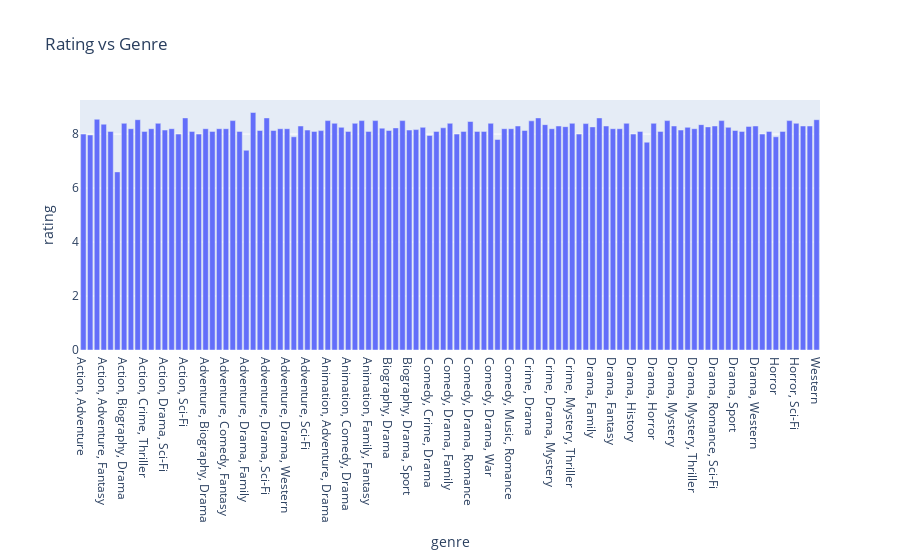

Notebook cell for this chart:
### Code cell
import plotly.express as px
# fig = px.scatter(x=[0, 1, 2, 3, 4], y=[0, 1, 4, 9, 16])
df = pd.read_csv('imdb_scraped.csv')
df['mins'] = df['mins'].apply(lambda x: int(str(x).replace(' min', '')))
df['gross'] = df['gross'].apply(lambda x: float(str(x).replace('$', '').replace('M', '')) * 10**6)
df = df.sort_values(['mins'])
grouped_df = df.groupby('genre')['rating'].mean()
grouped_df = grouped_df.reset_index()
# grouped_df['genre'] = grouped_df.index
fig = px.bar(grouped_df,x='genre', y='rating', title='Rating vs Genre')
fig.show()

### Figure 1 — Plotly figure (JSON) as saved in the notebook; plotly's stock layout.template omitted (floating-point values rounded to 4 significant figures)
{"data": [{"alignmentgroup": "True", "hoverlabel": {"namelength": 0}, "hovertemplate": "genre=%{x}<br>rating=%{y}", "legendgroup": "", "marker": {"color": "#636efa"}, "name": "", "offsetgroup": "", "orientation": "v", "showlegend": false, "textposition": "auto", "type": "bar", "x": ["Action, Adventure", "Action, Adventure, Comedy", "Action, Adventure, Drama", "Action, Adventure, Fantasy", "Action, Adventure, Sci-Fi", "Action, Adventure, Thriller", "Action, Biography, Drama", "Action, Comedy, Crime", "Action, Crime, Drama", "Action, Crime, Thriller", "Action, Drama", "Action, Drama, Mystery", "Action, Drama, Sci-Fi", "Action, Drama, Thriller", "Action, Mystery, Thriller", "Action, Sci-Fi", "Action, Sci-Fi, Thriller", "Action, Thriller", "Adventure, Biography, Drama", "Adventure, Comedy, Crime", "Adventure, Comedy, Drama", "Adventure, Comedy, Fantasy", "Adventure, Comedy, Sci-Fi", "Adventure, Drama", "Adventure, Drama, Family", "Adventure, Drama, Fantasy", "Adventure, Drama, History", "Adventure, Drama, Sci-Fi", "Adventure, Drama, Thriller", "Adventure, Drama, War", "Adventure, Drama, Western", "Adventure, Family, Fantasy", "Adventure, Mystery, Thriller", "Adventure, Sci-Fi", "Animation, Action, Adventure", "Animation, Adventure, Comedy", "Animation, Adventure, Drama", "Animation, Adventure, Family", "Animation, Adventure, Fantasy", "Animation, Comedy, Drama", "Animation, Drama, Fantasy", "Animation, Drama, War", "Animation, Family, Fantasy", "Biography, Comedy, Drama", "Biography, Crime, Drama", "Biography, Drama", "Biography, Drama, History", "Biography, Drama, Music", "Biography, Drama, Sport", "Comedy", "Comedy, Crime", "Comedy, Crime, Drama", "Comedy, Crime, Sport", "Comedy, Drama", "Comedy, Drama, Family", "Comedy, Drama, Music", "Comedy, Drama, Musical", "Comedy, Drama, Romance", "Comedy, Drama, Sci-Fi", "Comedy, Drama, Thriller", "Comedy, Drama, War", "Comedy, Family, Fantasy", "Comedy, Family, Romance", "Comedy, Music, Romance", "Comedy, Musical, Romance", "Comedy, Romance", "Crime, Drama", "Crime, Drama, Fantasy", "Crime, Drama, Film-Noir", "Crime, Drama, Mystery", "Crime, Drama, Sci-Fi", "Crime, Drama, Thriller", "Crime, Mystery, Thriller", "Crime, Thriller", "Drama", "Drama, Family", "Drama, Family, Fantasy", "Drama, Family, Sport", "Drama, Fantasy", "Drama, Fantasy, War", "Drama, Film-Noir", "Drama, History", "Drama, History, Romance", "Drama, History, War", "Drama, Horror", "Drama, Horror, Thriller", "Drama, Music", "Drama, Mystery", "Drama, Mystery, Romance", "Drama, Mystery, Sci-Fi", "Drama, Mystery, Thriller", "Drama, Mystery, War", "Drama, Romance", "Drama, Romance, Sci-Fi", "Drama, Romance, War", "Drama, Sci-Fi", "Drama, Sport", "Drama, Thriller", "Drama, War", "Drama, Western", "Film-Noir, Mystery", "Film-Noir, Mystery, Thriller", "Horror", "Horror, Mystery, Sci-Fi", "Horror, Mystery, Thriller", "Horror, Sci-Fi", "Mystery, Romance, Thriller", "Mystery, Thriller", "Western"], "xaxis": "x", "y": [8, 7.967, 8.55, 8.367, 8.1, 6.6, 8.4, 8.2, 8.533, 8.1, 8.2, 8.4, 8.15, 8.2, 8, 8.6, 8.1, 8, 8.2, 8.1, 8.2, 8.2, 8.5, 8.1, 7.4, 8.8, 8.133, 8.6, 8.133, 8.2, 8.2, 7.9, 8.3, 8.15, 8.1, 8.129, 8.5, 8.4, 8.25, 8.1, 8.4, 8.5, 8.1, 8.5, 8.22, 8.133, 8.23, 8.5, 8.15, 8.167, 8.25, 7.95, 8.1, 8.233, 8.4, 8, 8.1, 8.467, 8.1, 8.1, 8.4, 7.8, 8.2, 8.2, 8.3, 8.133, 8.491, 8.6, 8.35, 8.2, 8.3, 8.275, 8.4, 8, 8.389, 8.267, 8.6, 8.3, 8.2, 8.2, 8.4, 8, 8.1, 7.7, 8.4, 8.1, 8.5, 8.3, 8.15, 8.25, 8.2, 8.35, 8.267, 8.3, 8.5, 8.25, 8.133, 8.1, 8.286, 8.3, 8, 8.1, 7.9, 8.1, 8.5, 8.4, 8.3, 8.3, 8.533], "yaxis": "y"}], "layout": {"barmode": "relative", "legend": {"tracegroupgap": 0}, "title": {"text": "Rating vs Genre"}, "xaxis": {"anchor": "y", "domain": [0, 1], "title": {"text": "genre"}}, "yaxis": {"anchor": "x", "domain": [0, 1], "title": {"text": "rating"}}}}
